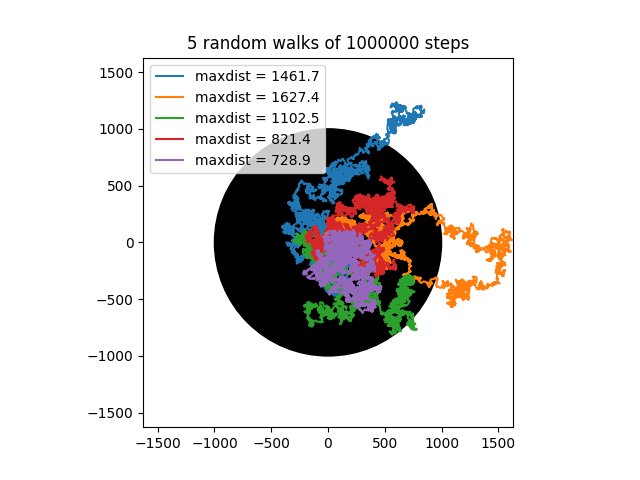

The script that saved this image:
import numpy as np
import matplotlib.pyplot as plt

np.random.seed(12)
repeats = int(5)
max_distance=np.zeros(repeats)
for i in range(repeats):
    N_steps = 1000000
    expected_R = np.sqrt(N_steps)

    ###################################
    #     generate one random walk    #
    ###################################
    # a list of 4 directions 0,1,2,3
    dirs = np.random.randint(0, 4, N_steps)
    # a 2D list of steps, empty for now
    steps = np.empty((N_steps, 2))
    # fill the list of steps according to direction
    steps[dirs == 0] = [0, 1]  # 0 - right
    steps[dirs == 1] = [0, -1]  # 1 - left
    steps[dirs == 2] = [1, 0]  # 2 - up
    steps[dirs == 3] = [-1, 0]  # 3 - down
    ###################################
    # use cumsum to sum up the individual steps to get current position
    steps = steps.cumsum(axis=0)
    ###################################
    print("Final position:", steps[-1])
    ###################################
    # draw only a selection of points, max 5000, to save memory
    skip = N_steps // 5000 + 1
    xs = steps[::skip, 0]
    ys = steps[::skip, 1]
    distance=np.linalg.norm(steps, axis=1)
    max_distance[i]=np.amax(distance)
    plt.plot(xs, ys,label='maxdist = '+str(np.round(max_distance[i],1)))

###################################
# add a circle with expected distance
circle = plt.Circle((0, 0), radius=expected_R, color="k")
plt.gcf().gca().add_artist(circle)
plt.gcf().gca().set_aspect("equal")

if i < np.max(max_distance):
    maxdistanse=np.max(max_distance)
plt.axis([-maxdistanse,maxdistanse,-maxdistanse,maxdistanse])
plt.legend()

plt.title(f"{repeats} random walks of {N_steps} steps")
plt.savefig("uke_13_oppg_10.png")
plt.show()
